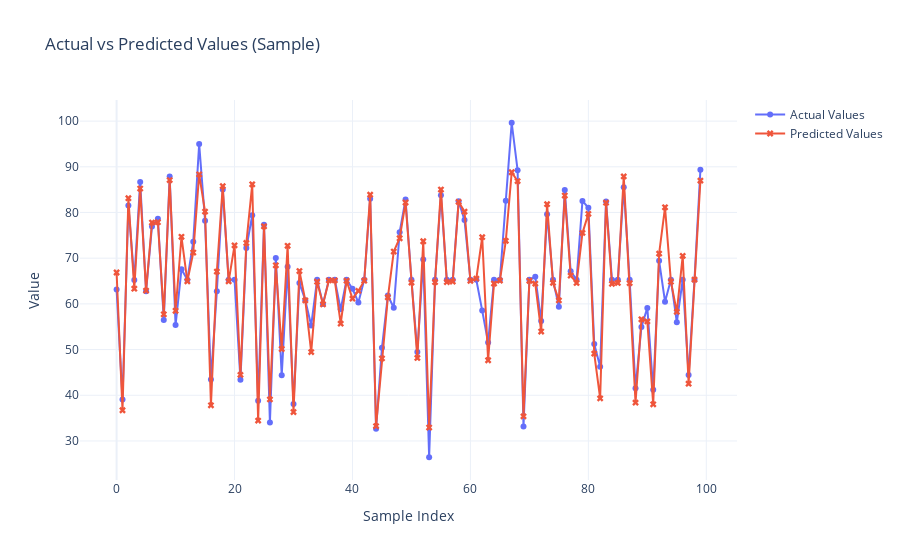

Write notebook code for a chart like this one.
### Code cell
fig = go.Figure()

fig.add_trace(go.Scatter(
    x=np.arange(100), 
    y=y_actual_RNN[:100],
    mode='lines+markers',
    name='Actual Values',
    marker=dict(symbol='circle', size=6),
    line=dict(width=2)
))

fig.add_trace(go.Scatter(
    x=np.arange(100), 
    y=y_pred_RNN[:100],
    mode='lines+markers',
    name='Predicted Values',
    marker=dict(symbol='x', size=6),
    line=dict(width=2)
))

fig.update_layout(
    title="Actual vs Predicted Values (Sample)",
    xaxis_title="Sample Index",
    yaxis_title="Value",
    template="plotly_white",
    showlegend=True
)

fig.show()
